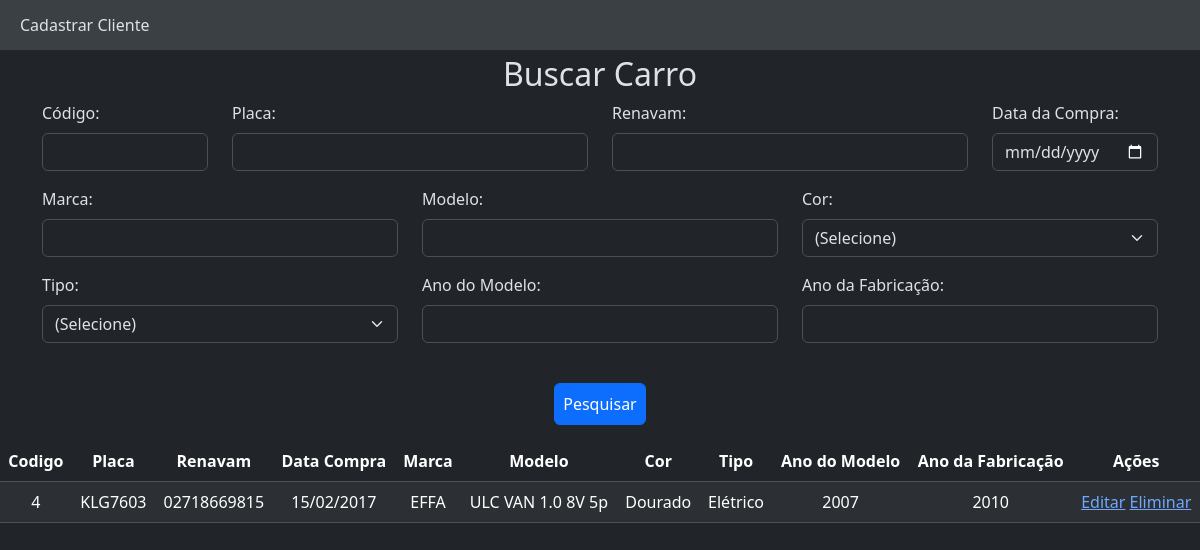
The app's page /index.php?codigo=4 with its own data.
### tables this page shows
CREATE TABLE IF NOT EXISTS `carro` (
  `codigo` int(5) NOT NULL AUTO_INCREMENT,
  `placa` varchar(7) DEFAULT NULL,
  `renavam` varchar(11) DEFAULT NULL,
  `data_compra` date DEFAULT NULL,
  `marca` varchar(30) DEFAULT NULL,
  `modelo` varchar(45) DEFAULT NULL,
  `cor` int(1) DEFAULT NULL,
  `tipo` varchar(1) DEFAULT NULL,
  `ano_modelo` int(4) DEFAULT NULL,
  `ano_fabricacao` int(4) DEFAULT NULL,
  PRIMARY KEY (`codigo`)
);

### classes/bancoDeDados/Conexao.php (called while the page is built)
<?php
class Conexao
{
    public function getConexao()
    {
        $host = 'localhost';
        $port = 3306;
        $dbName = 'carros_crud';
        $usuario = 'root';
        $senha = '';
        $con = new PDO
        (
            "mysql:host=" . $host . ";port=" . $port . ";dbname=" . $dbName . "",
            $usuario,
            $senha
        );
        return $con;
    }
}
?>

### classes/bancoDeDados/Carro.php (called while the page is built, shortened)
<?php
require 'Conexao.php';
require 'model/CarroModel.php';
class Carro
{
    private $conexao;
    public function __construct()
    {
        $con = new Conexao();
        $this->conexao = $con->getConexao();
    }
    private function mapear($q)
    {
        $listaDeCarros = [];
        foreach ($q as $dados) {
            $carro = new CarroModel();
            $carro->codigo = $dados['codigo'];
            $carro->placa = $dados['placa'];
            $carro->renavam = $dados['renavam'];
            $carro->data_compra = $dados['data_compra'];
            $carro->marca = $dados['marca'];
            $carro->modelo = $dados['modelo'];
            $carro->cor = $dados['cor'];
            $carro->tipo = $dados['tipo'];
            $carro->ano_modelo = $dados['ano_modelo'];
            $carro->ano_fabricacao = $dados['ano_fabricacao'];
            $listaDeCarros[] = $carro;
        }
        return $listaDeCarros;
    }
    public function pesquisarPorCodigo($codigo, $limite = 10000)
    {
        $sql = "select * from carro where codigo = :codigo limit " . $limite;
        $q = $this->conexao->prepare($sql);
        $q->bindParam(':codigo', $codigo);
        $q->execute();
        return $this->mapear($q);
    }
}
?>

### model/CarroModel.php (called while the page is built, shortened)
<?php
class CarroModel
{
    public $data_compra;
    public $cor;
    public $tipo;
    public function getCorFormatado()
    {
        $corDescritiva = '';
        if ($this->cor == '1') {
            $corDescritiva = 'Amarelo';
        } else if ($this->cor == '2') {
            $corDescritiva = 'Azul';
        } else if ($this->cor == '3') {
            $corDescritiva = 'Bege';
        } else if ($this->cor == '4') {
            $corDescritiva = 'Branco';
        } else if ($this->cor == '5') {
            $corDescritiva = 'Cinza';
        } else if ($this->cor == '6') {
            $corDescritiva = 'Dourado';
        } else if ($this->cor == '7') {
            $corDescritiva = 'Grena';
        } else if ($this->cor == '8') {
            $corDescritiva = 'Laranja';
        } else if ($this->cor == '9') {
            $corDescritiva = 'Marrom';
        } else if ($this->cor == '10') {
            $corDescritiva = 'Prata';
        } else if ($this->cor == '11') {
            $corDescritiva = 'Preto';
        } else if ($this->cor == '12') {
            $corDescritiva = 'Rosa';
        } else if ($this->cor == '13') {
            $corDescritiva = 'Roxo';
        } else if ($this->cor == '14') {
            $corDescritiva = 'Verde';
        } else if ($this->cor == '15') {
            $corDescritiva = 'Vermelho';
        } else if ($this->cor == '16') {
            $corDescritiva = 'Fantasia';
        }
        return $corDescritiva;
    }
    public function getTipoFormatado()
    {
        $tipoDescritivo = '';
        if ($this->tipo == 'a') {
            $tipoDescritivo = 'Automotor';
        } else if ($this->tipo == 'e') {
            $tipoDescritivo = 'Elétrico';
        } else if ($this->tipo == 'p') {
            $tipoDescritivo = 'Propulsão Humana';
        } else if ($this->tipo == 'd') {
            $tipoDescritivo = 'De tração animal';
        } else if ($this->tipo == 'r') {
            $tipoDescritivo = 'Reboque';
        } else if ($this->tipo == 's') {
            $tipoDescritivo = 'Semirreboque';
        }
        return $tipoDescritivo;
    }
    public function getDataCompraFormatado()
    {
        $tempoDataCompra = strtotime($this->data_compra);
        $dataCompra = date('d/m/Y', $tempoDataCompra);
        return $dataCompra;
    }
}
?>

### index.php (the view, shortened to what this page needs)
<?php
require 'classes/bancoDeDados/Carro.php';
$c = new Carro();
$carros = [];
if (isset($_GET['codigo'])) {
    $codigo = $_GET['codigo'];
    $placa = $_GET['placa'];
    $renavam = $_GET['renavam'];
    $data_compra = $_GET['data_compra'];
    $marca = $_GET['marca'];
    $modelo = $_GET['modelo'];
    $cor = $_GET['cor'];
    $tipo = $_GET['tipo'];
    $ano_modelo = $_GET['ano_modelo'];
    $ano_fabricacao = $_GET['ano_fabricacao'];
}
if ($codigo != '') {
    $carros = $c->pesquisarPorCodigo($codigo);
} else if ($placa != '') {
    $carros = $c->pesquisarPorPlaca($nome);
} else if ($renavam != '') {
    $carros = $c->pesquisarPorRenavam($renavam);
} else if ($data_compra != '') {
    $carros = $c->pesquisarPorDataCompra($data_compra);
} else if ($marca != '') {
    $carros = $c->pesquisarPorMarca($marca);
} else if ($modelo != '') {
    $carros = $c->pesquisarPorModelo($modelo);
} else if ($cor != '') {
    $carros = $c->pesquisarPorCor($cor);
} else if ($tipo != '') {
    $carros = $c->pesquisarPorTipo($tipo);
} else if ($ano_modelo != '') {
    $carros = $c->pesquisarPorAnoModelo($ano_modelo);
} else if ($ano_fabricacao != '') {
    $carros = $c->pesquisarPorAnoFabricacao($ano_fabricacao);
} else {
    $carros = $c->listar();
}
?>
<!DOCTYPE html>
<html lang="pt-br" data-bs-theme="dark">
<head>
    <link href="https://cdn.jsdelivr.net/npm/bootstrap@5.3.2/dist/css/bootstrap.min.css" rel="stylesheet"
>
    <link rel="stylesheet" href="style.css">
</head>
<body>
    <nav>
        <a class="navA" href="atualizar.php">Cadastrar Cliente</a>
    </nav>
    <h2>Buscar Carro</h2>
    <div class="container">
        <form type="submit" class="pb-3" action="index.php">
            <div class="row">
                <div class="col-2 mb-3">
                    <label for="codigo" class="form-label">Código:</label><br>
                    <input type="number" id="codigo" name="codigo" class="form-control">
                </div>
                <div class="col-4 mb-3">
                    <label for="placa" class="form-label">Placa:</label><br>
                    <input type="text" id="placa" name="placa" class="form-control">
                </div>
                <div class="col-4 mb-3">
                    <label for="renavam" class="form-label">Renavam:</label><br>
                    <input type="text" id="renavam" name="renavam" class="form-control">
                </div>
                <div class="col-2 mb-3">
                    <label for="data_compra" class="form-label">Data da Compra:</label><br>
                    <input type="date" id="data_compra" name="data_compra" class="form-control">
                </div>
                <div class="col-4 mb-3">
                    <label for="marca" class="form-label">Marca:</label><br>
                    <input type="text" id="marca" name="marca" class="form-control">
                </div>
                <div class="col-4 mb-3">
                    <label for="modelo" class="form-label">Modelo:</label><br>
                    <input type="text" id="modelo" name="modelo" class="form-control">
                </div>
                <div class="col-4 mb-3">
                    <label for="cor" class="form-label">Cor:</label><br>
                    <select name="cor" id="cor" class="form-select">
                        <option value="">(Selecione)</option>
                    </select>
                </div>
                <div class="col-4 mb-3">
                    <label for="tipo" class="form-label">Tipo:</label><br>
                    <select name="tipo" id="tipo" class="form-select">
                        <option value="">(Selecione)</option>
                    </select>
                </div>
                <div class="col-4 mb-3">
                    <label for="ano_modelo" class="form-label">Ano do Modelo:</label><br>
                    <input type="text" id="ano_modelo" name="ano_modelo" class="form-control">
                </div>
                <div class="col-4 mb-3">
                    <label for="ano_fabricacao" class="form-label">Ano da Fabricação:</label><br>
                    <input type="text" id="ano_fabricacao" name="ano_fabricacao" class="form-control">
                </div>
            </div>
                <div class="col colBotao">
                    <button type="submit" class="btn btn-primary mt-4 p-2">Pesquisar</button>
                </div>
        </form>
    </div>
    <table class="table table-dark table-striped">
        <thead>
            <tr>
                <th>Codigo</th>
                <th>Placa</th>
                <th>Renavam</th>
                <th>Data Compra</th>
                <th>Marca</th>
                <th>Modelo</th>
                <th>Cor</th>
                <th>Tipo</th>
                <th>Ano do Modelo</th>
                <th>Ano da Fabricação</th>
                <th>Ações</th>
            </tr>
        </thead>
        <tbody>
            <?php
            foreach ($carros as $carro) {
                ?>
                <tr>
                    <td>
                        <?php echo $carro->codigo; ?>
                    </td>
                    <td>
                        <?php echo $carro->placa; ?>
                    </td>
                    <td>
                        <?php echo $carro->renavam; ?>
                    </td>
                    <td>
                        <?php echo $carro->getDataCompraFormatado(); ?>
                    </td>
                    <td>
                        <?php echo $carro->marca; ?>
                    </td>
                    <td>
                        <?php echo $carro->modelo; ?>
                    </td>
                    <td>
                        <?php echo $carro->getCorFormatado(); ?>
                    </td>
                    <td>
                        <?php echo $carro->getTipoFormatado(); ?>
                    </td>
                    <td>
                        <?php echo $carro->ano_modelo; ?>
                    </td>
                    <td>
                        <?php echo $carro->ano_fabricacao; ?>
                    </td>
                    <td>
                        <a href="atualizar.php?codigo=<?php echo $carro->codigo; ?>">Editar</a>
                        <a href="deletar.php?codigoEliminar=<?php echo $carro->codigo; ?>">Eliminar</a>
                    </td>
                </tr>
            <?php } ?>
        </tbody>
    </table>
</body>
</html>

### style.css (style rules this page uses)
h2 { text-align: center; }
form { justify-content: center; }
td { text-align: center; }
th { text-align: center; }
.col { margin: auto auto; }
nav { top: 0; left: 0; right: 0; background-color: #3b4045; height: 50px; display: flex; align-items: center; padding: 0 20px; margin-bottom: 5px; }
.navA { text-decoration: none; color: #DEE2E6; }
.colBotao { display: flex; justify-content: center; }

### records on screen
carro: codigo "4", placa "KLG7603", renavam "02718669815", data_compra "15/02/2017", marca "EFFA", modelo "ULC VAN 1.0 8V 5p", cor "Dourado", tipo "Elétrico", ano_modelo "2007", ano_fabricacao "2010"
